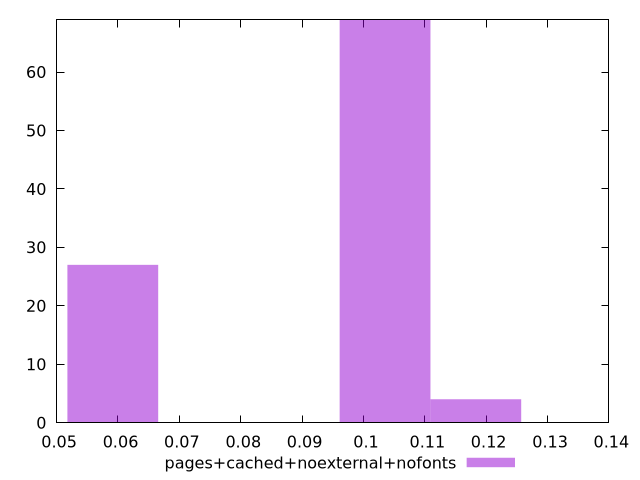

This figure's gnuplot source:
$_pagesCachedNoexternalNofonts <<EOF
0.1035233993767578 69
0.059156228215290166 27
0.11831245643058033 4
EOF
set key outside below
set terminal pngcairo
set output "report_00006_2020-11-02T20-21-41.718Z/largest-contentful-paint/pages+cached+noexternal+nofonts//hist.png"
set yrange [0:69]
set boxwidth 0.014789057053822541
set style fill transparent solid 0.5 noborder
plot $_pagesCachedNoexternalNofonts title "pages+cached+noexternal+nofonts" with boxes ,
